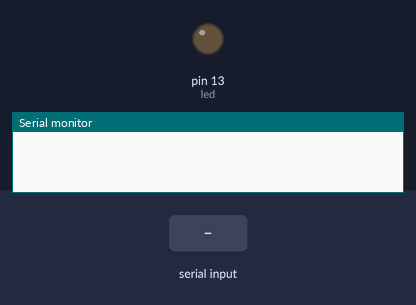
Simulated run of this sketch. Board: Arduino Uno, built with avr-gcc and run on an emulated ATmega328P. Shown: output pins drawn as LEDs (lit = HIGH), the last lines printed to the serial monitor. The test bench sets the inputs (shaded band).

Above: at 1.2 s.
1.3 s: "on" received over Serial
At 1.8 s:
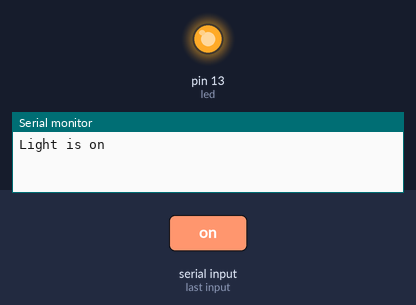
2.8 s: "off" received over Serial
At 3.2 s:
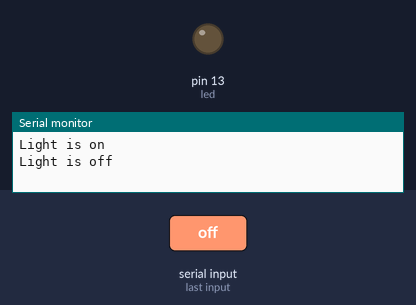
Timing chart, 0 to 5.8 s (numbered marks = the images above; inputs shaded):
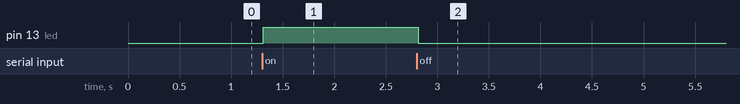

The sketch:

serial_BLINK_onOff.ino
```cpp
int led = 13;


void setup() {

  pinMode(led, OUTPUT);
  Serial.begin(9600);
  Serial.flush();

}

void loop() {

  String command = "";

  while (Serial.available() > 0) {
    command += (char) Serial.read();
    delay(5);
  }
  if (command == "on") {
    digitalWrite(led, HIGH);
    Serial.println("Light is on");
  }
  else if (command == "off") {
    digitalWrite(led, LOW);
    Serial.println("Light is off");
  }

}
```

Measured:
- after the input at 1.3 s, pin 13 (led): LOW → HIGH at once
- after the input at 2.8 s, pin 13 (led): HIGH → LOW at once
